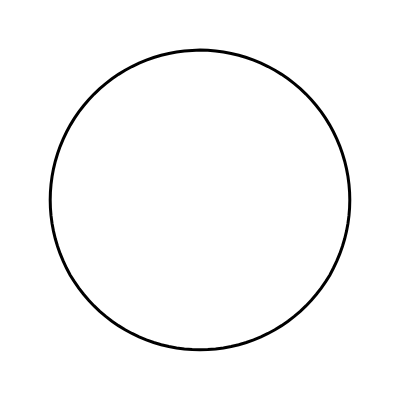
Frame 1 (no input)
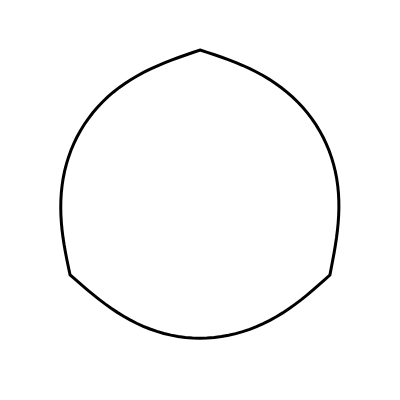
Frame 60 (no input)
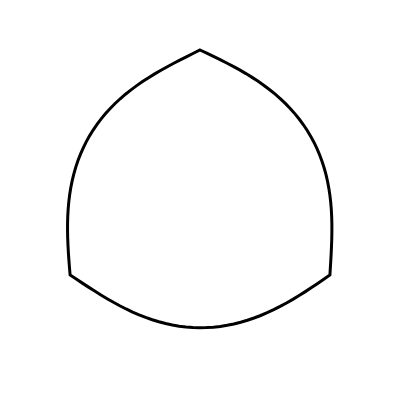
Frame 120 (the mouse pressed at the canvas centre since frame 60)

The p5.js sketch that drew these frames (run headless with seeded random() and noise() and a simulated clock; from frame 60 on, the mouse is pressed at the canvas centre):

// p5.js sketch
// ── sketch.js
// Convert a circle into a triangle, by resampling and Zeno's interpolation
// Golan Levin, January 2017

var radius;
var cx, cy;
var nCirclePoints = 120;
var circlePoints = [];

//-----------------------------------------
function setup() {
  createCanvas(400, 400);
  radius = width / 2 * 0.75;
  cx = width / 2;
  cy = height / 2;

  for (var i = 0; i < nCirclePoints; i++) {
    var t = map(i, 0, nCirclePoints, 0, TWO_PI) - HALF_PI;
    var x = cx + radius * cos(t);
    var y = cy + radius * sin(t);
    circlePoints[i] = {
      x, y
    };
  }
}

//-----------------------------------------
function draw() {
  background(255);
  noFill();
  stroke(0);
  strokeWeight(3);

  beginShape();
  for (var i = 0; i < nCirclePoints; i++) {
    if (i % (nCirclePoints / 3) !== 0) {
      var h = (i - 1 + nCirclePoints) % nCirclePoints;
      var j = (i + 1 + nCirclePoints) % nCirclePoints;
      circlePoints[i].x = (circlePoints[h].x + circlePoints[i].x + circlePoints[j].x) / 3.0;
      circlePoints[i].y = (circlePoints[h].y + circlePoints[i].y + circlePoints[j].y) / 3.0;
    }
    vertex(circlePoints[i].x, circlePoints[i].y);
  }
  endShape(CLOSE);
}
